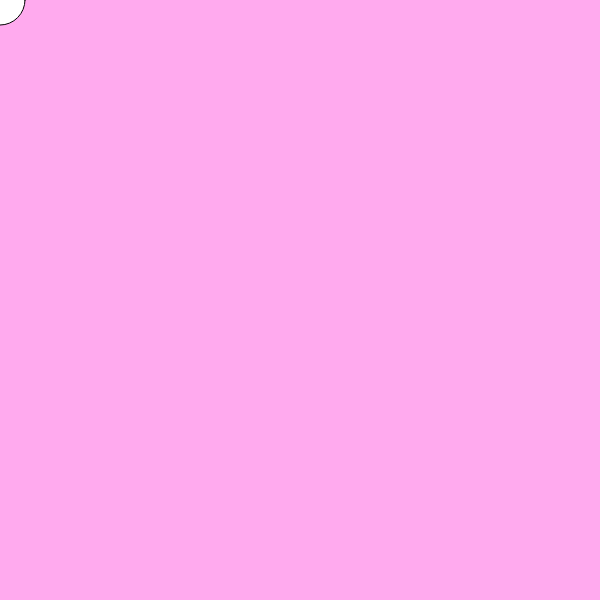
Frame 1 (no input)
Frame 60 (no input): identical to frame 1, image omitted
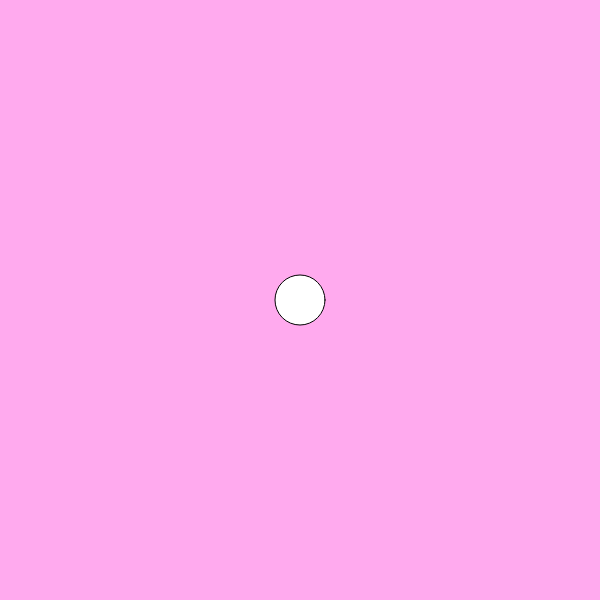
Frame 120 (the mouse pressed at the canvas centre since frame 60)

The p5.js sketch that drew these frames (run headless with seeded random() and noise() and a simulated clock; from frame 60 on, the mouse is pressed at the canvas centre):

// p5.js sketch
// ── sketch.js
var fr = 60;

function setup() {
    createCanvas(600,600);
    frameRate(fr);
}

var x = 0;

function draw() {
    background('#fae');
    ellipse(mouseX,mouseY,50);
    x++;
}
